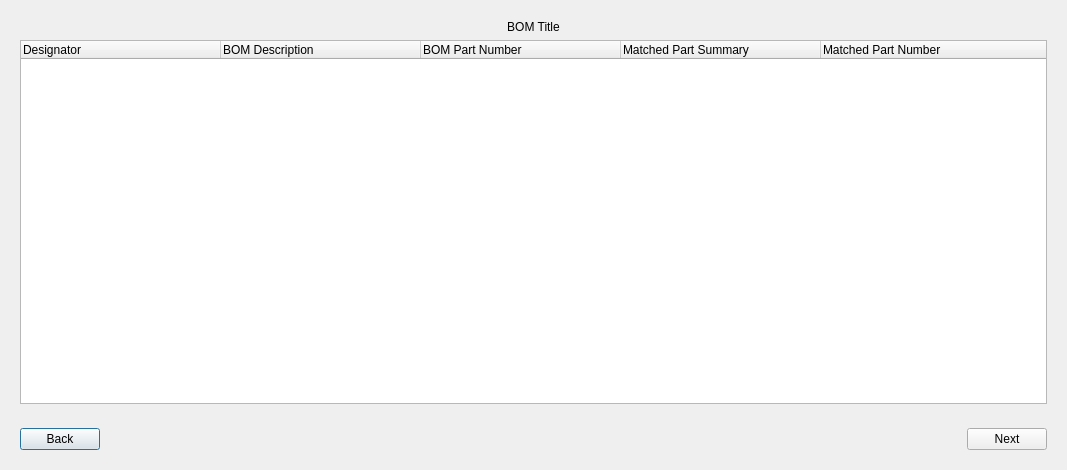
<?xml version="1.0" encoding="UTF-8"?>
<ui version="4.0">
 <class>BomImportWizard</class>
 <widget class="QDialog" name="BomImportWizard">
  <property name="geometry">
   <rect>
    <x>0</x>
    <y>0</y>
    <width>1067</width>
    <height>470</height>
   </rect>
  </property>
  <property name="windowTitle">
   <string>BOM Import Wizard</string>
  </property>
  <layout class="QVBoxLayout" name="verticalLayout">
   <item>
    <widget class="QStackedWidget" name="stack">
     <property name="currentIndex">
      <number>3</number>
     </property>
     <widget class="QWidget" name="page_browse">
      <layout class="QVBoxLayout" name="verticalLayout_2">
       <item>
        <widget class="QLabel" name="instructions_1">
         <property name="text">
          <string>Select a Markdown format BOM to get started.</string>
         </property>
         <property name="alignment">
          <set>Qt::AlignCenter</set>
         </property>
        </widget>
       </item>
       <item>
        <widget class="FileSelectWidget" name="file_select" native="true"/>
       </item>
       <item>
        <spacer name="verticalSpacer_2">
         <property name="orientation">
          <enum>Qt::Vertical</enum>
         </property>
         <property name="sizeHint" stdset="0">
          <size>
           <width>20</width>
           <height>40</height>
          </size>
         </property>
        </spacer>
       </item>
      </layout>
     </widget>
     <widget class="QWidget" name="page_project">
      <layout class="QVBoxLayout" name="verticalLayout_3">
       <item>
        <widget class="QGroupBox" name="group_project">
         <property name="title">
          <string>Project</string>
         </property>
         <layout class="QGridLayout" name="gridLayout">
          <item row="0" column="0">
           <widget class="QRadioButton" name="radio_project_existing">
            <property name="text">
             <string>Use Exiting</string>
            </property>
            <property name="checked">
             <bool>true</bool>
            </property>
           </widget>
          </item>
          <item row="2" column="0">
           <widget class="QRadioButton" name="radio_project_new">
            <property name="text">
             <string>Make New</string>
            </property>
           </widget>
          </item>
          <item row="2" column="1">
           <widget class="QLineEdit" name="project_editor">
            <property name="enabled">
             <bool>false</bool>
            </property>
            <property name="placeholderText">
             <string>Project Title</string>
            </property>
           </widget>
          </item>
          <item row="0" column="1">
           <widget class="QComboBox" name="project_combo"/>
          </item>
          <item row="3" column="1">
           <widget class="QPlainTextEdit" name="project_description">
            <property name="enabled">
             <bool>false</bool>
            </property>
            <property name="placeholderText">
             <string>Project description</string>
            </property>
           </widget>
          </item>
          <item row="1" column="0" colspan="2">
           <widget class="Line" name="line_2">
            <property name="orientation">
             <enum>Qt::Horizontal</enum>
            </property>
           </widget>
          </item>
         </layout>
        </widget>
       </item>
      </layout>
     </widget>
     <widget class="QWidget" name="page_revision">
      <layout class="QVBoxLayout" name="verticalLayout_5">
       <item>
        <widget class="QLabel" name="project_name">
         <property name="text">
          <string>Project Name</string>
         </property>
         <property name="alignment">
          <set>Qt::AlignCenter</set>
         </property>
        </widget>
       </item>
       <item>
        <widget class="QGroupBox" name="group_revision">
         <property name="title">
          <string>Revision</string>
         </property>
         <layout class="QGridLayout" name="gridLayout_2">
          <item row="0" column="0">
           <widget class="QRadioButton" name="radio_revision_existing">
            <property name="text">
             <string>Use Exiting</string>
            </property>
            <property name="checked">
             <bool>true</bool>
            </property>
           </widget>
          </item>
          <item row="2" column="0">
           <widget class="QRadioButton" name="radio_revision_new">
            <property name="text">
             <string>Make New</string>
            </property>
           </widget>
          </item>
          <item row="3" column="1">
           <widget class="QDateEdit" name="revision_date">
            <property name="enabled">
             <bool>false</bool>
            </property>
           </widget>
          </item>
          <item row="0" column="1">
           <widget class="QComboBox" name="revision_combo"/>
          </item>
          <item row="2" column="1">
           <widget class="QLineEdit" name="revision_editor">
            <property name="enabled">
             <bool>false</bool>
            </property>
            <property name="placeholderText">
             <string>Revision name</string>
            </property>
           </widget>
          </item>
          <item row="1" column="0" colspan="2">
           <widget class="Line" name="line">
            <property name="orientation">
             <enum>Qt::Horizontal</enum>
            </property>
           </widget>
          </item>
         </layout>
        </widget>
       </item>
       <item>
        <spacer name="verticalSpacer">
         <property name="orientation">
          <enum>Qt::Vertical</enum>
         </property>
         <property name="sizeHint" stdset="0">
          <size>
           <width>20</width>
           <height>232</height>
          </size>
         </property>
        </spacer>
       </item>
      </layout>
     </widget>
     <widget class="QWidget" name="page_materials">
      <layout class="QVBoxLayout" name="verticalLayout_4">
       <item>
        <widget class="QLabel" name="bom_title">
         <property name="text">
          <string>BOM Title</string>
         </property>
         <property name="alignment">
          <set>Qt::AlignCenter</set>
         </property>
        </widget>
       </item>
       <item>
        <widget class="QTreeWidget" name="materials">
         <property name="alternatingRowColors">
          <bool>true</bool>
         </property>
         <property name="rootIsDecorated">
          <bool>false</bool>
         </property>
         <attribute name="headerDefaultSectionSize">
          <number>200</number>
         </attribute>
         <column>
          <property name="text">
           <string>Designator</string>
          </property>
         </column>
         <column>
          <property name="text">
           <string>BOM Description</string>
          </property>
         </column>
         <column>
          <property name="text">
           <string>BOM Part Number</string>
          </property>
         </column>
         <column>
          <property name="text">
           <string>Matched Part Summary</string>
          </property>
         </column>
         <column>
          <property name="text">
           <string>Matched Part Number</string>
          </property>
         </column>
        </widget>
       </item>
      </layout>
     </widget>
    </widget>
   </item>
   <item>
    <widget class="QWidget" name="widget" native="true">
     <layout class="QHBoxLayout" name="horizontalLayout">
      <item>
       <widget class="QPushButton" name="back">
        <property name="text">
         <string>Back</string>
        </property>
       </widget>
      </item>
      <item>
       <spacer name="horizontalSpacer">
        <property name="orientation">
         <enum>Qt::Horizontal</enum>
        </property>
        <property name="sizeHint" stdset="0">
         <size>
          <width>40</width>
          <height>20</height>
         </size>
        </property>
       </spacer>
      </item>
      <item>
       <widget class="QPushButton" name="next">
        <property name="text">
         <string>Next</string>
        </property>
       </widget>
      </item>
     </layout>
    </widget>
   </item>
  </layout>
 </widget>
 <customwidgets>
  <customwidget>
   <class>FileSelectWidget</class>
   <extends>QWidget</extends>
   <header>inventory.gui.widgets.file_select</header>
   <container>1</container>
  </customwidget>
 </customwidgets>
 <resources/>
 <connections/>
</ui>
